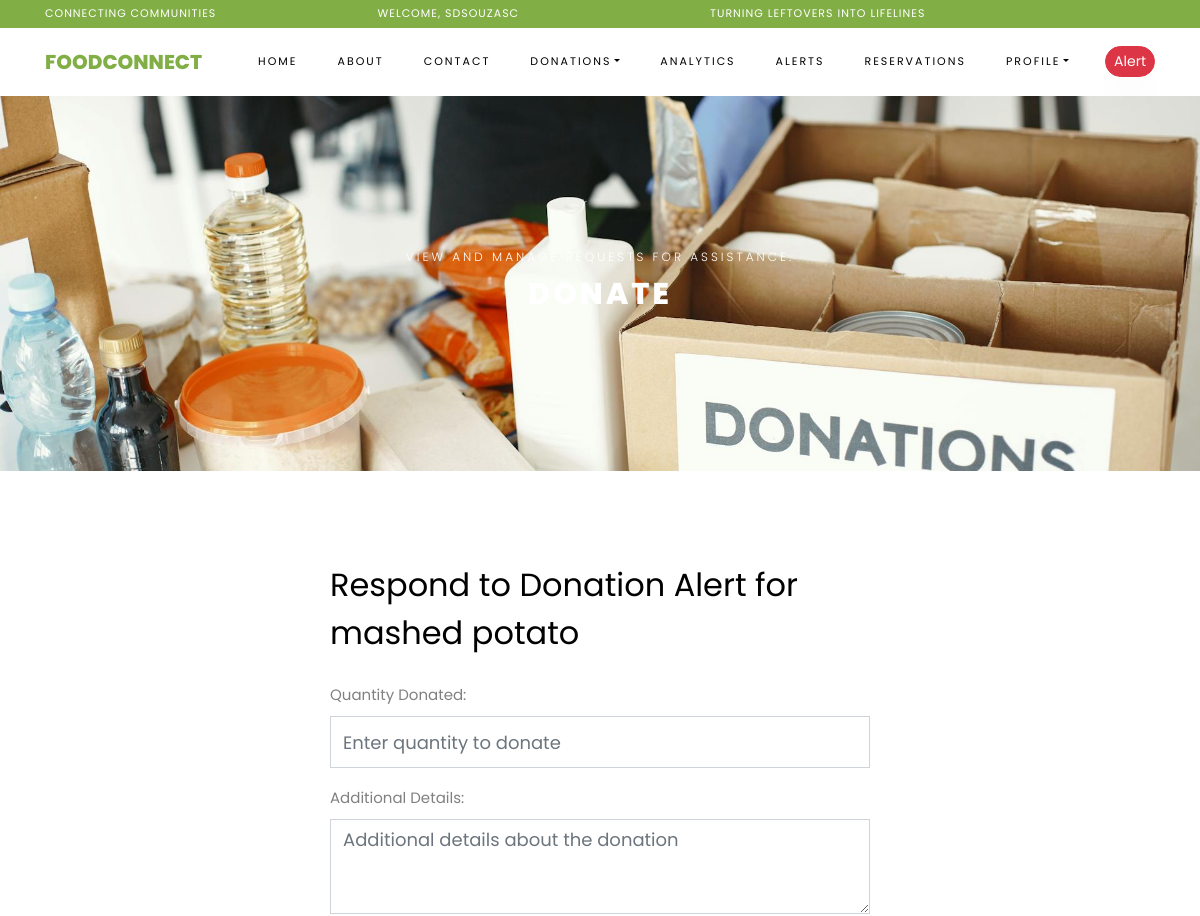
The page /alerts/respond-to-donation/7/ (signed in, upper part) on the database as committed earlier.
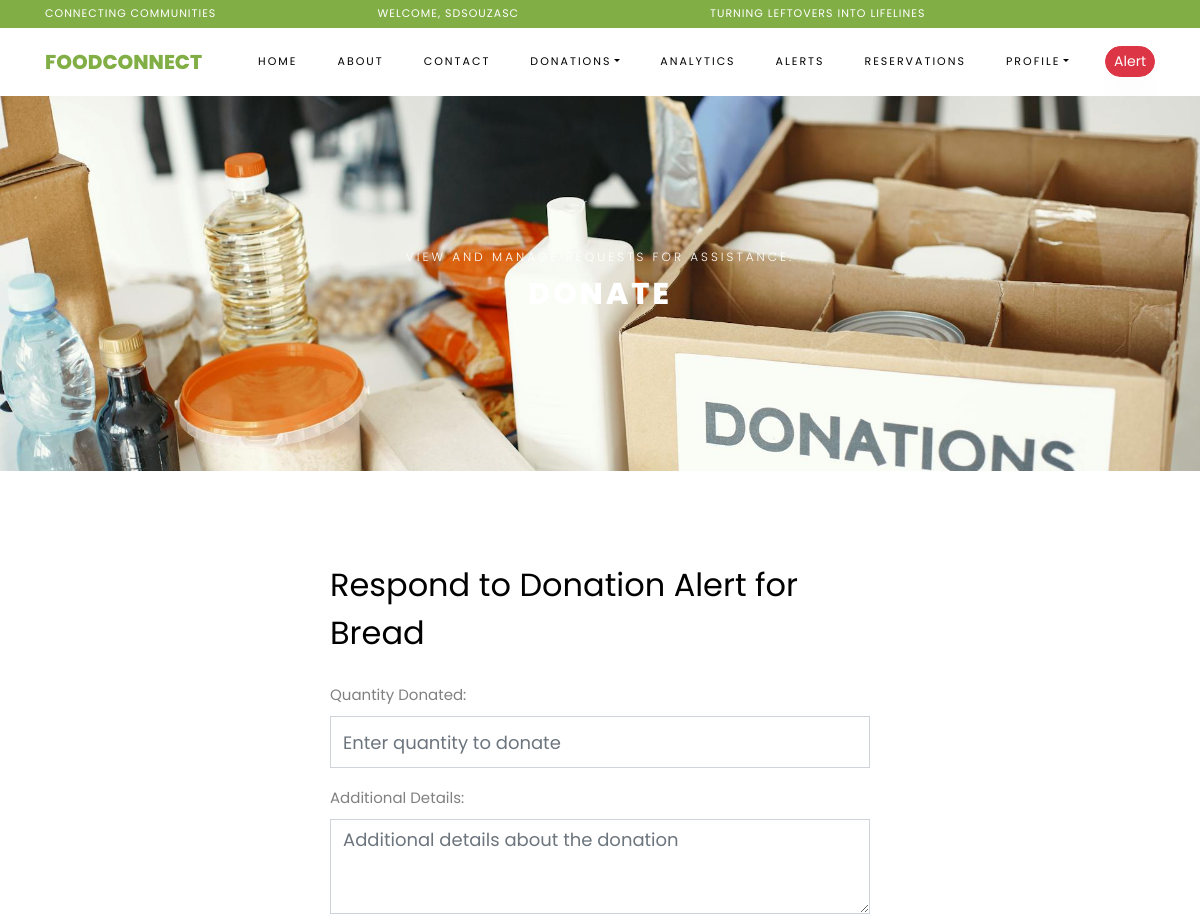
The same page on the database as committed later.
### alerts/models.py (models this page shows, shortened)
class Alert(models.Model):
    item_name = models.CharField(max_length=100)
    original_quantity = models.PositiveIntegerField(default=0)
    quantity_needed = models.PositiveIntegerField()
    urgency_level = models.CharField(
        max_length=20,
        choices=[('low', 'Low'), ('medium', 'Medium'), ('high', 'High')],
        default='medium'
    )
    created_by = models.ForeignKey(
        User,
        on_delete=models.SET_NULL,
        null=True,
        related_name="created_alerts"
    )
    date_created = models.DateTimeField(auto_now_add=True)
    description = models.TextField(blank=True, null=True)
    is_active = models.BooleanField(default=True)
    last_updated = models.DateTimeField(auto_now=True)

### alerts/views.py (the view)
# urls.py: path('respond-to-donation/<int:alert_id>/', views.ResponseToDonationView, name='respond_to_donation'),
@login_required
def ResponseToDonationView(request, alert_id):
    alert = get_object_or_404(Alert, id=alert_id)
    if request.method == 'POST':
        form = RespondToDonationForm(request.POST)
        if form.is_valid():
            response = ResponseToDonation.objects.create(
                alert=alert,
                donor=request.user,
                quantity_donated=form.cleaned_data['quantity_donated'],
                description=form.cleaned_data['description'],
                pickup_method=form.cleaned_data['pickup_method'],
                pickup_delivery_date=form.cleaned_data['pickup_delivery_date'],
                donor_address=form.cleaned_data['donor_address']
            )
            response.save()
            alert.quantity_needed -= form.cleaned_data['quantity_donated']
            alert.quantity_needed = max(alert.quantity_needed, 0)
            alert.save()
            if hasattr(request.user, 'profile'):
                profile = request.user.profile
                donor_name = profile.get_full_name()
                donor_phone = profile.phone_number
                donor_address = f"{profile.street_address}, {profile.city}, {profile.state}, {profile.country} {profile.postal_code}".strip(", ")
                profile.response_to_emergency_count += 1
                profile.save()
            elif hasattr(request.user, 'restaurant_profile'):
                restaurant_profile = request.user.restaurant_profile
                donor_phone = restaurant_profile.restaurant_phone
                donor_name = restaurant_profile.get_full_name()
                donor_address = f"{restaurant_profile.street}, {restaurant_profile.city}, {restaurant_profile.state}, {restaurant_profile.country} {restaurant_profile.postal_code}".strip(", ")
                restaurant_profile.response_to_emergency_count += 1
                restaurant_profile.save()
            else:
                donor_phone = "Not provided"
                donor_name = request.user.username
                donor_address = "Not provided"
            foodbank_email = alert.created_by.email
            foodbank_name = alert.created_by.foodbank.foodbank_name
            foodbank_phone = alert.created_by.foodbank.foodbank_phone
            foodbank_address = f"{alert.created_by.foodbank.street}, {alert.created_by.foodbank.city}, {alert.created_by.foodbank.state}, {alert.created_by.foodbank.country} {alert.created_by.foodbank.postal_code}".strip(", ")
            donor_email = request.user.email
            subject = f"New Donation Response for Alert: {alert.item_name}"
            message_to_foodbank = (
                f"{foodbank_name},\n\n"
                f"A donor has responded to your alert:\n\n"
                f"Item: {alert.item_name}\n"
                f"Quantity Donated: {response.quantity_donated}\n"
                f"Pickup Method: {response.pickup_method}\n"
                f"Pickup/Delivery Date: {response.pickup_delivery_date}\n\n"
                f"Donor Contact Details:\n"
                f"Name: {donor_name}\n"
                f"Email: {donor_email}\n"
                f"Phone: {donor_phone}\n"
                f"Address Provided: {response.donor_address}\n"
                f"Official Address: {donor_address}\n\n"
                f"Additional Details: {response.description}\n\n"
                f"Please coordinate with the donor.\n\n"
                f"Best Regards,\nFoodConnect Team"
            )
            message_to_donor = (
                f"Dear {donor_name},\n\n"
                f"Thank you for responding to the alert for {alert.item_name}.\n\n"
                f"The food bank {foodbank_name} has been notified, and should be in touch with you.\n\n"
                f"Food Bank Contact Details:\n"
                f"Name: {foodbank_name}\n"
                f"Email: {foodbank_email}\n"
                f"Phone: {foodbank_phone}\n"
                f"Address: {foodbank_address}\n\n"
                f"Your Response Details:\n"
                f"Quantity Donated: {response.quantity_donated}\n"
                f"Pickup Method: {response.pickup_method}\n"
                f"Pickup/Delivery Date: {response.pickup_delivery_date}\n\n"
                f"Best Regards,\nFoodConnect Team"
            )
            try:
                send_email(subject, message_to_foodbank, [foodbank_email])
                send_email(subject, message_to_donor, [donor_email])
                messages.success(request,
                                 'Your response to the donation has been submitted successfully, and emails have been sent.')
            except Exception as e:
                print(e)
                messages.warning(request,
                                 'Your response was submitted, but we were unable to send email notifications.')
            return redirect('alert_list')
        else:
            messages.error(request, 'There was an error in your submission. Please try again.')
    else:
        form = RespondToDonationForm()
    return render(request, 'webpages/response_to_donation.html', {'form': form, 'alert': alert})

### alerts/forms.py
class RespondToDonationForm(forms.Form):
    quantity_donated = forms.IntegerField(
        label="Quantity Donated",
        widget=forms.NumberInput(attrs={'class': 'form-control', 'placeholder': 'Enter quantity to donate', 'min': 1})
    )
    description = forms.CharField(
        label="Additional Details",
        required=False,
        widget=forms.Textarea(attrs={'class': 'form-control', 'placeholder': 'Additional details about the donation', 'rows': 3})
    )
    pickup_method = forms.ChoiceField(
        label="Pickup/Delivery Method",
        choices=[
            ('pickup', 'Pickup by Food Bank'),
            ('delivery', 'Delivery by Donor'),
        ],
        widget=forms.Select(attrs={'class': 'form-control'})
    )
    pickup_delivery_date = forms.DateField(
        label="Pickup/Delivery Date",
        widget=forms.DateInput(attrs={'class': 'form-control', 'type': 'date'})
    )
    donor_address = forms.CharField(
        label="Donor Address",
        required=False,
        widget=forms.Textarea(attrs={'class': 'form-control', 'placeholder': 'Enter your address for pickup (if applicable)', 'rows': 2})
    )

### templates/webpages/response_to_donation.html (shortened to what this page needs)
{% extends 'webpages/base.html' %}
{% load static %}
{% block content %}
    <div class="hero-wrap hero-bread" style="background-image: url('{% static "images/bg-donate.jpg" %}');">
      <div class="container">
        <div class="row no-gutters slider-text align-items-center justify-content-center">
          <div class="col-md-9 ftco-animate text-center">
          	<p class="breadcrumbs">
                <span>View and Manage Requests for Assistance.</span>
            </p>
            <p class="mb-0 bread">Donate</p>
          </div>
        </div>
      </div>
    </div>
    <section class="ftco-section testimony-section">
      <div class="container">
        <div class="row mb-5 pb-3">
          <div class="col-md-6 offset-md-3">
              <h2 class="mb-4">Respond to Donation Alert for {{ alert.item_name }}</h2>
              <form method="post">
                {{ form.as_p }}
              </form>
          </div>
        </div>
      </div>
    </section>
{% endblock %}

Rows that differ between the two databases and show on the page:
changed Alert: item_name "mashed potato" → "Bread"
